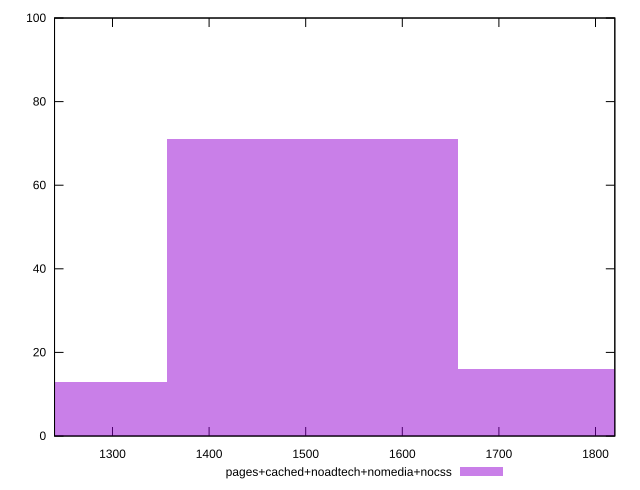

Source code (gnuplot):
reset

$pagesCachedNoadtechNomediaNocss <<EOF
1808.1756639804303 16
1506.8130533170254 71
1205.4504426536203 13
EOF

set key outside below
set boxwidth 301.36261066340506
set xrange [1240:1820]
set yrange [0:100]
set trange [0:100]
set style fill transparent solid 0.5 noborder
set terminal svg size 640, 490 enhanced background rgb 'white'
set output "report_00014_2021-02-09T15:56:05.503Z/uses-text-compression/comparison/histogram/4_vs_5.svg"

plot $pagesCachedNoadtechNomediaNocss title "pages+cached+noadtech+nomedia+nocss" with boxes

reset
